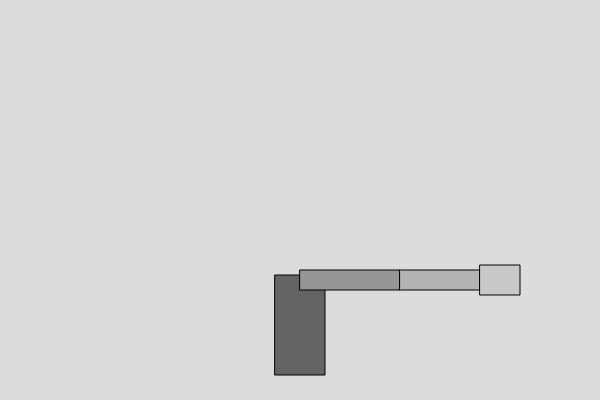
Frame 1 (no input)
Frame 60 (no input): identical to frame 1, image omitted
Frame 120 (the mouse pressed at the canvas centre since frame 60): identical to frame 1, image omitted

The p5.js sketch that drew this single still picture (run headless with seeded random() and noise() and a simulated clock; from frame 60 on, the mouse is pressed at the canvas centre):

// p5.js sketch
// ── sketch.js
let shoulderAngle = 0;
let elbowAngle = 0;
let wristAngle = 0;

const shoulderSpeed = 0.05;
const elbowSpeed = 0.05;
const wristSpeed = 0.05;

const armLength1 = 100;
const armLength2 = 80;
const handLength = 40;

function setup() {
  createCanvas(600, 400);
  angleMode(RADIANS);
}

function draw() {
  background(220);

  // Corpo do robô
  translate(width / 2, height - 50); 
  fill(100);
  rectMode(CENTER);
  rect(0, -25, 50, 100);

  // Braço
  push();
  translate(0, -70);

  // Ombro
  rotate(shoulderAngle);
  fill(150);
  rect(armLength1 / 2, 0, armLength1, 20);

  // Cotovelo
  translate(armLength1, 0);
  rotate(elbowAngle);
  fill(180);
  rect(armLength2 / 2, 0, armLength2, 20);

  // Mão
  translate(armLength2, 0)
  rotate(wristAngle);
  fill(200);
  rect(handLength / 2, 0, handLength, 30);
  pop();

  if (keyIsDown(81)) { // Q
    shoulderAngle -= shoulderSpeed;
  }
  if (keyIsDown(69)) { // E
    shoulderAngle += shoulderSpeed;
  }
  if (keyIsDown(65)) { // A
    elbowAngle -= elbowSpeed;
  }
  if (keyIsDown(68)) { // D
    elbowAngle += elbowSpeed;
  }
  if (keyIsDown(90)) { // Z
    wristAngle -= wristSpeed;
  }
  if (keyIsDown(67)) { // C
    wristAngle += wristSpeed;
  }
}
